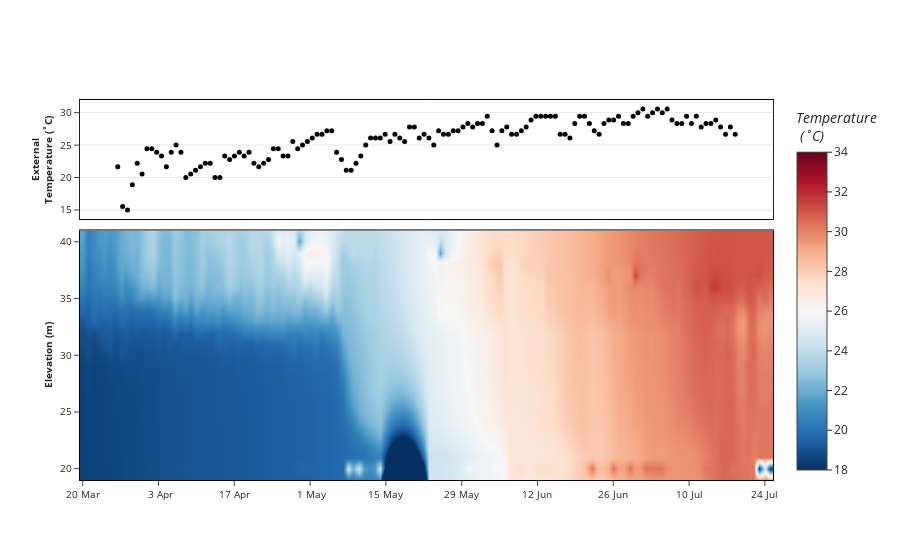

The cell this chart's notebook holds for it:
### Code cell
#Open the temperature csv file
Data = pd.read_csv("temp220118.csv")
AvData = pd.read_csv("AirTemp.csv")

#Plot the figure
fig = make_subplots(rows = 3, cols = 1, vertical_spacing = 0.03,
                   specs=[[{}],[{"rowspan": 2}], [None]])

#Average Data Scatter Graph
fig.add_trace(go.Scatter(
                x = AvData.DATE,
                y = AvData.TAVG_C,
                mode='markers', #No lines
                marker_color = "black",
                marker_size = 5),
            row=1, col=1)

#Reservoir Data Heatmap
fig.add_trace((go.Heatmap(
                   z = Data.temp, #Asign the axes
                   x = Data.date,
                   y = Data.surf_elev, #CONVERT to metres from feet
                   #connectgaps = True, #Formatting from here down
                   colorscale = "RdBu", #r indicates that colorscale is reversed
                   reversescale=True,
                   colorbar_title = '<i>Temperature<br> (˚C)</i>',
                   zsmooth = 'best',
                   zmin = 18,
                   zmax = 34
                    )),
              row = 2, col = 1)

##Formatting
#The same formatting will be used for all of the plots
#dtick is distance between ticks use range = [start number, end number] to set range...  
#Date-time axis formatting: https://community.plotly.com/t/how-to-make-the-messy-date-ticks-organized/7477/2
fig.layout.template = "simple_white"
fig.update_layout(showlegend = False)

#Update Average Scatter Axes
fig.update_xaxes(showticklabels = False, ticks = '',
                showline = True, linewidth = 1, linecolor = 'black', mirror = True, #Axis Line
                range = ('2016-03-19','2016-07-27'),
                rangemode = 'normal',
                #fixedrange = True, #Disabling zoom
                row = 1, col = 1)

fig.update_yaxes(fixedrange = True, showgrid = True,
                tickfont = dict(size = 10), tick0 = 15, dtick = 5,
                title = "<b>External<br>Temperature (˚C)</b>", title_standoff = 5, titlefont_size = 10,#Axis Title
                row = 1, col = 1,
                showline = True,
                mirror = True,)

#Update Heatmap Axes
fig.update_xaxes(ticks = "outside", tick0 = '2016-03-20', dtick = 1209600000, #Axis Labels
                tickfont = dict(size = 10), tickformat = '%e %b',
                #title = "<b>Date (2016)</b>", title_standoff = 10, titlefont_size = 11, #Axis Title
                showline = True, linewidth = 1, linecolor = 'black', mirror = True, #Axis Line
                #fixedrange = True, #Disabling zoom
                row = 2, col = 1) 

fig.update_yaxes(ticks = "outside", tick0 = 70, dtick = 5, #Axis Labels
                tickfont = dict(size = 10), 
                title = "<b>Elevation (m)</b>", title_standoff = 5, titlefont_size = 10,#Axis Title
                showline = True, linewidth = 1, linecolor = 'black', mirror = True, #Axis Line
                range = [19,41], fixedrange = True, #Disabling zoom
                row = 2, col = 1)

fig.show()

### Figure 1 — Plotly figure (JSON) as saved in the notebook; plotly's stock layout.template omitted (floating-point values rounded to 4 significant figures; data arrays with more than 128 entries replaced by an {"elided": "..."} marker saying what was removed)
{"data": [{"marker": {"color": "black", "size": 5}, "mode": "markers", "type": "scatter", "x": ["20/03/2016", "21/03/2016", "22/03/2016", "23/03/2016", "24/03/2016", "25/03/2016", "26/03/2016", "27/03/2016", "28/03/2016", "29/03/2016", "30/03/2016", "31/03/2016", "01/04/2016", "02/04/2016", "03/04/2016", "04/04/2016", "05/04/2016", "06/04/2016", "07/04/2016", "08/04/2016", "09/04/2016", "10/04/2016", "11/04/2016", "12/04/2016", "13/04/2016", "14/04/2016", "15/04/2016", "16/04/2016", "17/04/2016", "18/04/2016", "19/04/2016", "20/04/2016", "21/04/2016", "22/04/2016", "23/04/2016", "24/04/2016", "25/04/2016", "26/04/2016", "27/04/2016", "28/04/2016", "29/04/2016", "30/04/2016", "01/05/2016", "02/05/2016", "03/05/2016", "04/05/2016", "05/05/2016", "06/05/2016", "07/05/2016", "08/05/2016", "09/05/2016", "10/05/2016", "11/05/2016", "12/05/2016", "13/05/2016", "14/05/2016", "15/05/2016", "16/05/2016", "17/05/2016", "18/05/2016", "19/05/2016", "20/05/2016", "21/05/2016", "22/05/2016", "23/05/2016", "24/05/2016", "25/05/2016", "26/05/2016", "27/05/2016", "28/05/2016", "29/05/2016", "30/05/2016", "31/05/2016", "01/06/2016", "02/06/2016", "03/06/2016", "04/06/2016", "05/06/2016", "06/06/2016", "07/06/2016", "08/06/2016", "09/06/2016", "10/06/2016", "11/06/2016", "12/06/2016", "13/06/2016", "14/06/2016", "15/06/2016", "16/06/2016", "17/06/2016", "18/06/2016", "19/06/2016", "20/06/2016", "21/06/2016", "22/06/2016", "23/06/2016", "24/06/2016", "25/06/2016", "26/06/2016", "27/06/2016", "28/06/2016", "29/06/2016", "30/06/2016", "01/07/2016", "02/07/2016", "03/07/2016", "04/07/2016", "05/07/2016", "06/07/2016", "07/07/2016", "08/07/2016", "09/07/2016", "10/07/2016", "11/07/2016", "12/07/2016", "13/07/2016", "14/07/2016", "15/07/2016", "16/07/2016", "17/07/2016", "18/07/2016", "19/07/2016", "20/07/2016", "21/07/2016", "22/07/2016", "23/07/2016", "24/07/2016", "25/07/2016"], "xaxis": "x", "y": [21.67, 15.56, 15, 18.89, 22.22, 20.56, 24.44, 24.44, 23.89, 23.33, 21.67, 23.89, 25, 23.89, 20, 20.56, 21.11, 21.67, 22.22, 22.22, 20, 20, 23.33, 22.78, 23.33, 23.89, 23.33, 23.89, 22.22, 21.67, 22.22, 22.78, 24.44, 24.44, 23.33, 23.33, 25.56, 24.44, 25, 25.56, 26.11, 26.67, 26.67, 27.22, 27.22, 23.89, 22.78, 21.11, 21.11, 22.22, 23.33, 25, 26.11, 26.11, 26.11, 26.67, 25.56, 26.67, 26.11, 25.56, 27.78, 27.78, 26.11, 26.67, 26.11, 25, 27.22, 26.67, 26.67, 27.22, 27.22, 27.78, 28.33, 27.78, 28.33, 28.33, 29.44, 27.22, 25, 27.22, 27.78, 26.67, 26.67, 27.22, 27.78, 28.89, 29.44, 29.44, 29.44, 29.44, 29.44, 26.67, 26.67, 26.11, 28.33, 29.44, 29.44, 28.33, 27.22, 26.67, 28.33, 28.89, 28.89, 29.44, 28.33, 28.33, 29.44, 30, 30.56, 29.44, 30, 30.56, 30, 30.56, 28.89, 28.33, 28.33, 29.44, 28.33, 29.44, 27.78, 28.33, 28.33, 28.89, 27.78, 26.67, 27.78, 26.67], "yaxis": "y"}, {"colorbar": {"title": {"text": "<i>Temperature<br> (˚C)</i>"}}, "colorscale": [[0, "rgb(103,0,31)"], [0.1, "rgb(178,24,43)"], [0.2, "rgb(214,96,77)"], [0.3, "rgb(244,165,130)"], [0.4, "rgb(253,219,199)"], [0.5, "rgb(247,247,247)"], [0.6, "rgb(209,229,240)"], [0.7, "rgb(146,197,222)"], [0.8, "rgb(67,147,195)"], [0.9, "rgb(33,102,172)"], [1, "rgb(5,48,97)"]], "reversescale": true, "type": "heatmap", "x": {"elided": "2422 str values"}, "xaxis": "x2", "y": {"elided": "2422 int values"}, "yaxis": "y2", "z": {"elided": "2422 float values"}, "zmax": 34, "zmin": 18, "zsmooth": "best"}], "layout": {"showlegend": false, "xaxis": {"anchor": "y", "domain": [0, 1], "linecolor": "black", "linewidth": 1, "mirror": true, "range": ["2016-03-19", "2016-07-27"], "rangemode": "normal", "showline": true, "showticklabels": false, "ticks": ""}, "xaxis2": {"anchor": "y2", "domain": [0, 1], "dtick": 1209600000, "linecolor": "black", "linewidth": 1, "mirror": true, "showline": true, "tick0": "2016-03-20", "tickfont": {"size": 10}, "tickformat": "%e %b", "ticks": "outside"}, "yaxis": {"anchor": "x", "domain": [0.6867, 1.0], "dtick": 5, "fixedrange": true, "mirror": true, "showgrid": true, "showline": true, "tick0": 15, "tickfont": {"size": 10}, "title": {"font": {"size": 10}, "standoff": 5, "text": "<b>External<br>Temperature (˚C)</b>"}}, "yaxis2": {"anchor": "x2", "domain": [0, 0.6567], "dtick": 5, "fixedrange": true, "linecolor": "black", "linewidth": 1, "mirror": true, "range": [19, 41], "showline": true, "tick0": 70, "tickfont": {"size": 10}, "ticks": "outside", "title": {"font": {"size": 10}, "standoff": 5, "text": "<b>Elevation (m)</b>"}}}}
